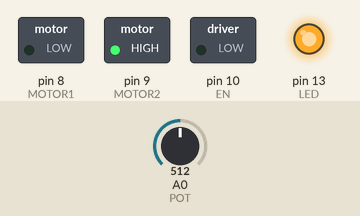
Simulated run of this sketch. Board: Arduino Uno, built with avr-gcc and run on an emulated ATmega328P. Shown: switched loads named in the sketch (green lamp = pin HIGH), output pins drawn as LEDs (lit = HIGH). The test bench sets the inputs (shaded band); at power-on: A0 (POT) = 512. What the sketch prints to the serial monitor is not drawn.

Above: at 1.2 s.
1.3 s: A0 (POT) set to 716
At 1.9 s:
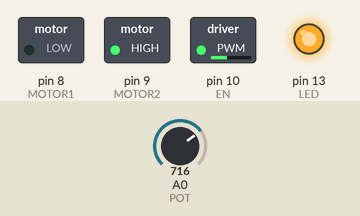
2.8 s: A0 (POT) set to 900
At 4.0 s:
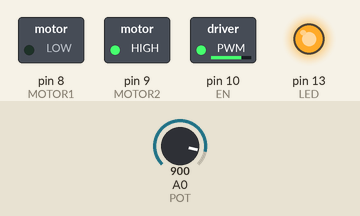
4.3 s: A0 (POT) set to 511
At 5.5 s:
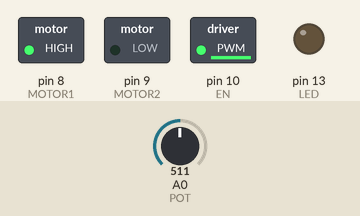
5.8 s: A0 (POT) set to 306
At 6.5 s:
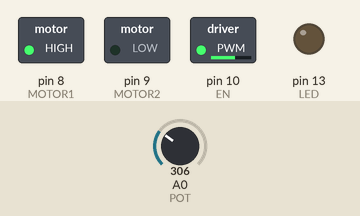
7.3 s: A0 (POT) set to 122
At 7.7 s:
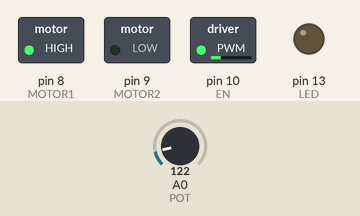
8.8 s: A0 (POT) set to 522
At 9.9 s:
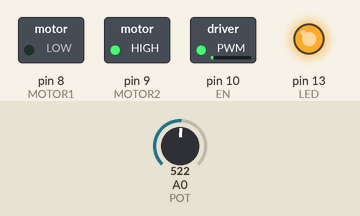
Timing chart, 0 to 11.3 s (numbered marks = the images above; inputs shaded):
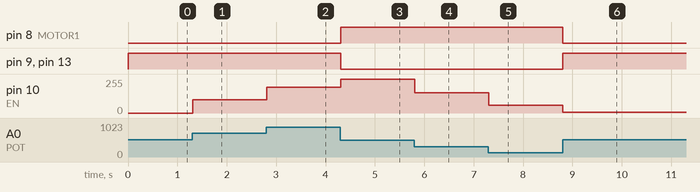

The sketch:

Task-3.ino
```cpp
#define LED  13
#define MOTOR1 8
#define MOTOR2 9
#define EN 10
#define POT 0
int POT_VAL;

void setup() {
  // put your setup code here, to run once:
  Serial.begin(9600);
  pinMode(EN,OUTPUT);
  pinMode(MOTOR1,OUTPUT);
  pinMode(MOTOR2,OUTPUT);
  pinMode(LED,OUTPUT);

}

void loop() {
  POT_VAL=analogRead(POT);
  //POT_VAL = map(POT_VAL, 0, 1023, 0, 255);
  //analogWrite(EN,POT_VAL);
  if(POT_VAL<(512)){
    POT_VAL = map(POT_VAL, 0, 512, 0, 255);
    Serial.println(POT_VAL);
   analogWrite(EN,POT_VAL);
  digitalWrite(MOTOR1,HIGH);
  digitalWrite(MOTOR2,LOW);
    digitalWrite(LED,LOW);

    }else{
      POT_VAL = map(POT_VAL, 512, 1023, 0, 255);
      Serial.println(POT_VAL);
      analogWrite(EN,POT_VAL);
      digitalWrite(MOTOR1,LOW);
      digitalWrite(MOTOR2,HIGH);
      digitalWrite(LED,HIGH);


      }


  // put your main code here, to run repeatedly:

}
```

Measured:
- after the input at 1.3 s, pin 10 (EN): 0/255 → 101/255 at once
- after the input at 2.8 s, pin 10 (EN): 101/255 → 193/255 at once
- after the input at 4.3 s, pin 8 (MOTOR1): LOW → HIGH at once; pin 9 (MOTOR2), pin 13 (LED): HIGH → LOW at once; pin 10 (EN): 193/255 → 254/255 at once
- after the input at 5.8 s, pin 10 (EN): 254/255 → 152/255 at once
- after the input at 7.3 s, pin 10 (EN): 152/255 → 60/255 at once
- after the input at 8.8 s, pin 8 (MOTOR1): HIGH → LOW at once; pin 9 (MOTOR2), pin 13 (LED): LOW → HIGH at once; pin 10 (EN): 60/255 → 4/255 at once
